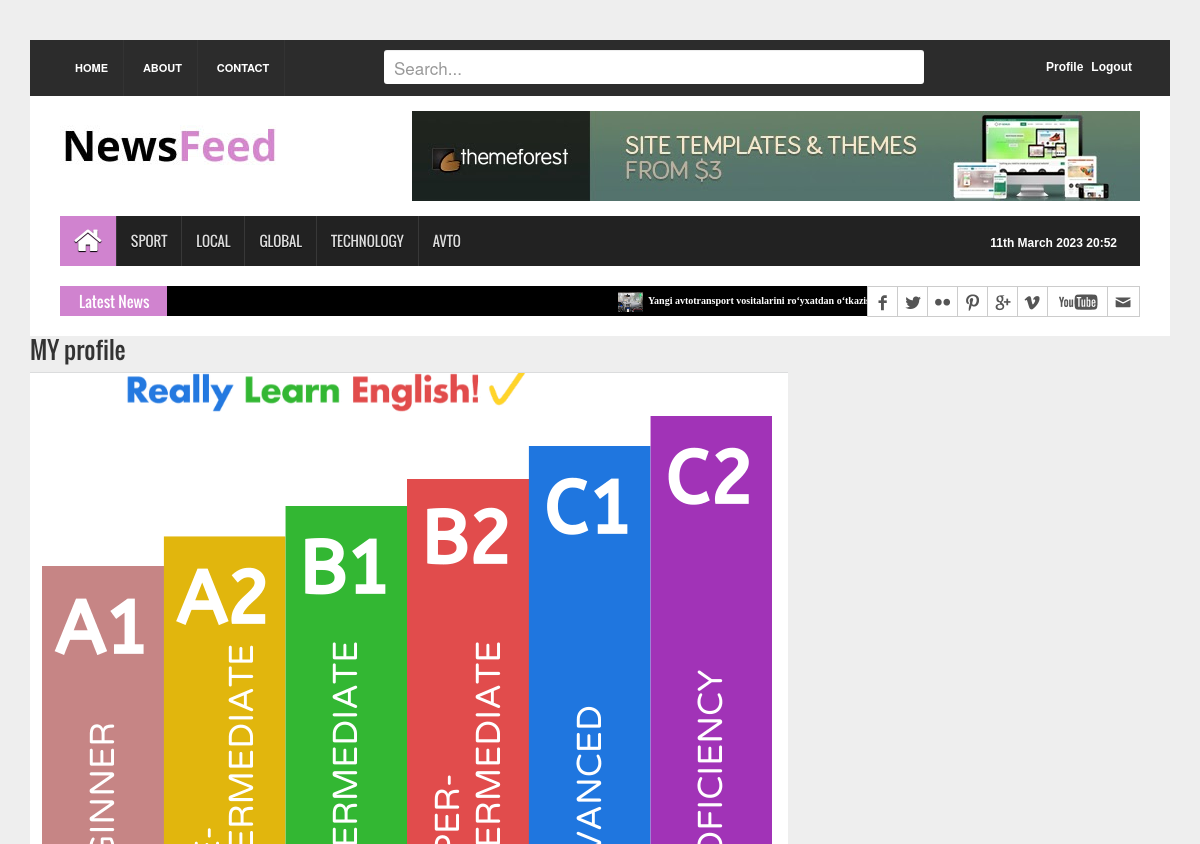
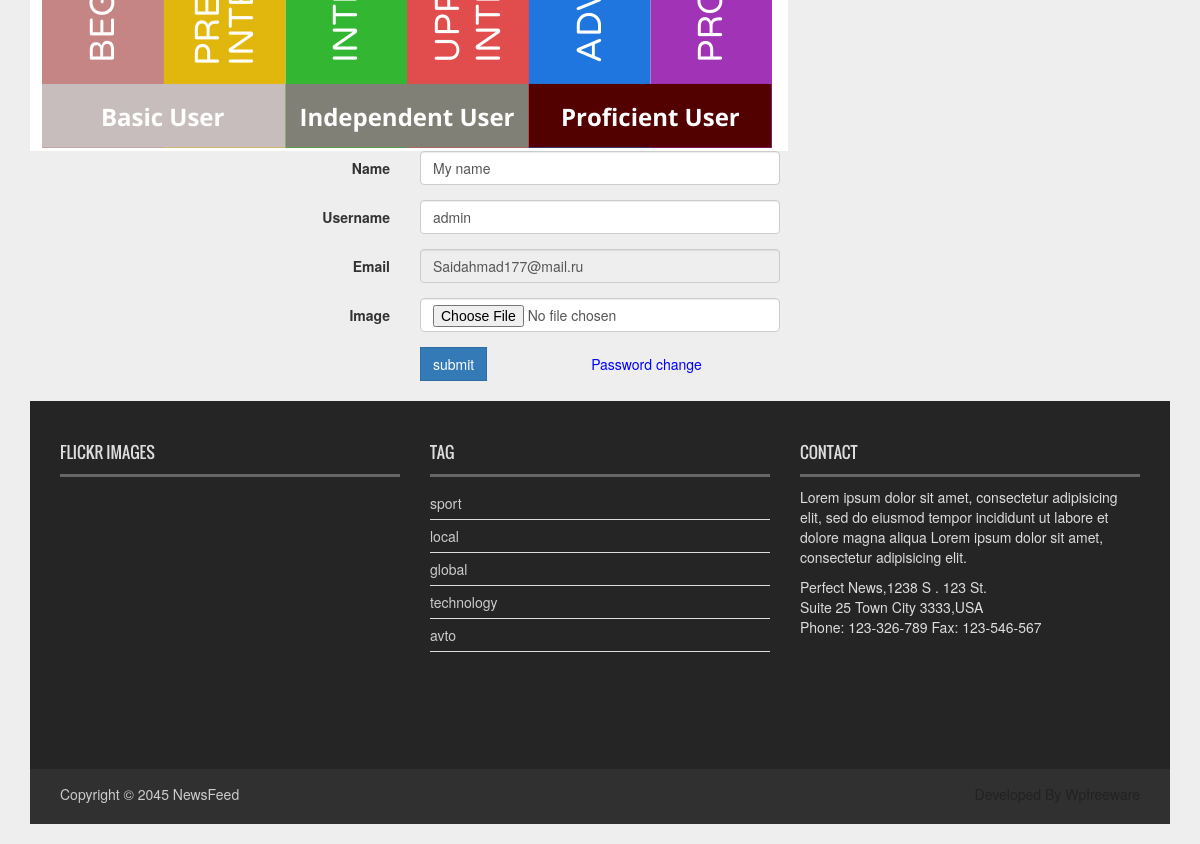
Page /account/profile/ (signed in) on the earlier database version (2 pictures, top to bottom).
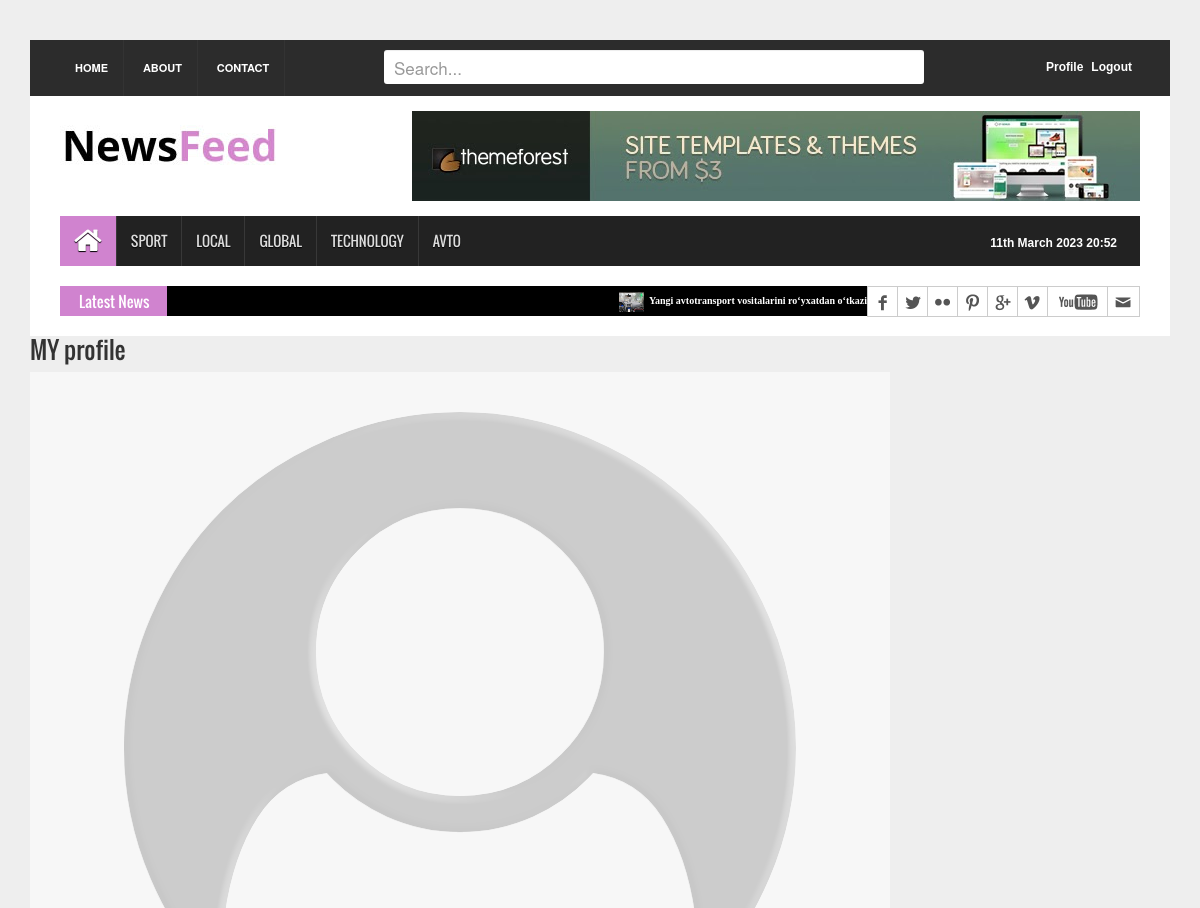
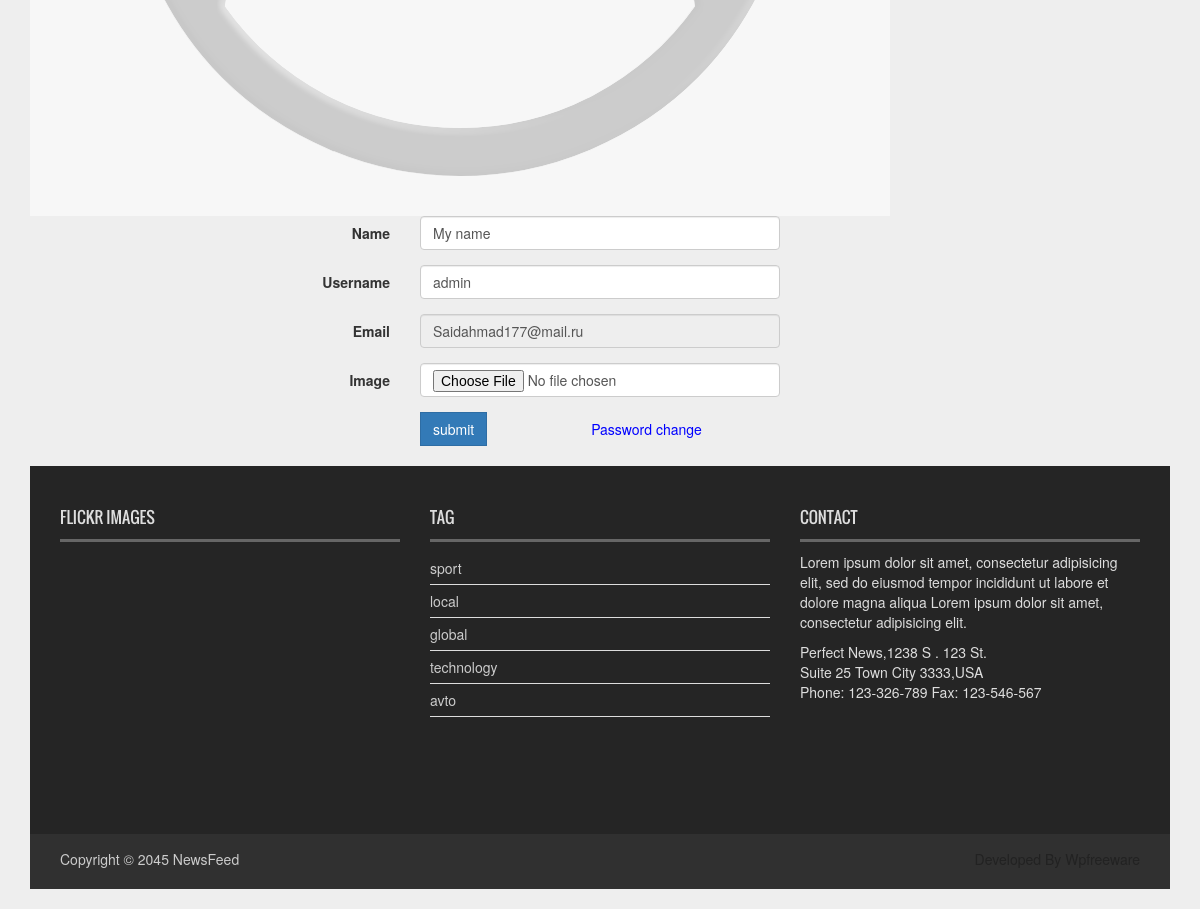
Same page on the later database version (2 pictures, top to bottom).
### users/models.py (models this page shows, shortened)
class Profile(models.Model):
    user = models.OneToOneField(User, on_delete=models.CASCADE)
    user_image = models.ImageField(upload_to='users/', default='users/default_image/default_user_image.png')

### users/views.py (the view, shortened to what this page needs)
# urls.py: path('profile/', profile, name='profile'),
@login_required()
def profile(request):
    user = request.user
    form = UpdateProfile(request.POST, instance=request.user)
    profile_image = ProfileForm(instance=request.user.profile, data=request.POST, files=request.FILES)
    p_img = Profile.objects.get(user=user)
    context = {
        'user': user,
        'form': form,
        'profile_image': profile_image,
        'p_image': p_img,
    }
    return render(request, 'users/user_profile.html', context)

### users/forms.py
class UpdateProfile(forms.ModelForm):
    class Meta:
        model = User
        fields = ['first_name', 'username', 'email']

class ProfileForm(forms.ModelForm):
    class Meta:
        model = Profile
        fields = ['user_image']

### firstapp/context_preprocessor.py (called while the page is built)
def latest_news_sidebar(request):
    latest_news_data = NewsBase.published.all().order_by('-publish_time')[:10]
    category_data = Category.objects.all()
    context = {
        'latest_news_data': latest_news_data,
        'category_data': category_data
    }
    return context

### firstapp/models.py (called while the page is built)
    def get_queryset(self):
        return super().get_queryset().filter(status=NewsBase.Status.published)

    def __str__(self):
        return self.name

### templates/users/user_profile.html (shortened to what this page needs)
{% extends 'firstapp/base.html' %}
{% block content %}
      <form class="form-horizontal" method="post" enctype="multipart/form-data"> {% csrf_token %}
    <h3 style="margin-top: 20px;">MY profile</h3>
      <img src="{{ p_image.user_image }}" alt="">
    <div class="form-group">
      <label class="col-md-4 control-label" for="textinput">Name</label>
      <div class="col-md-4 forma">
      <input id="textinput" name="first_name" type="text" placeholder="Enter a name" value="{{ user.first_name }}" class="form-control input-md">
      </div>
    </div>
    <div class="form-group">
      <label class="col-md-4 control-label" for="textinput">Username</label>
      <div class="col-md-4 forma">
      <input id="textinput" name="username" type="text" placeholder="Enter a username" value="{{ user.username }}" class="form-control input-md">
      </div>
    </div>
    <div class="form-group">
      <label class="col-md-4 control-label" for="textinput">Email</label>
      <div class="col-md-4 forma">
      <input id="textinput" name="email" type="email" placeholder="Enter a email" value="{{ user.email }}" class="form-control input-md" readonly>
      </div>
    </div>
    <div class="form-group">
        <label class="col-md-4 control-label" for="textinput">Image</label>
        <div class="col-md-4 forma">
            <input id="textinput" name="user_image" type="file" class="form-control input-md" value="{{ p_image.user_image }}">
        </div>
    </div>
    <div class="form-group">
      <label class="col-md-4 control-label" for="singlebutton"></label>
      <div class="col-md-4">
        <button id="singlebutton" type="submit" class="btn btn-primary">submit</button>
          <a style="color: blue; margin-left: 100px;" href="{% url 'password_change' %}">Password change</a>
      </div>
    </div>
    </form>
{% endblock %}

Differences in the rows shown:
removed Profile: user_image (picture)
added Profile: user_image (placeholder picture)
